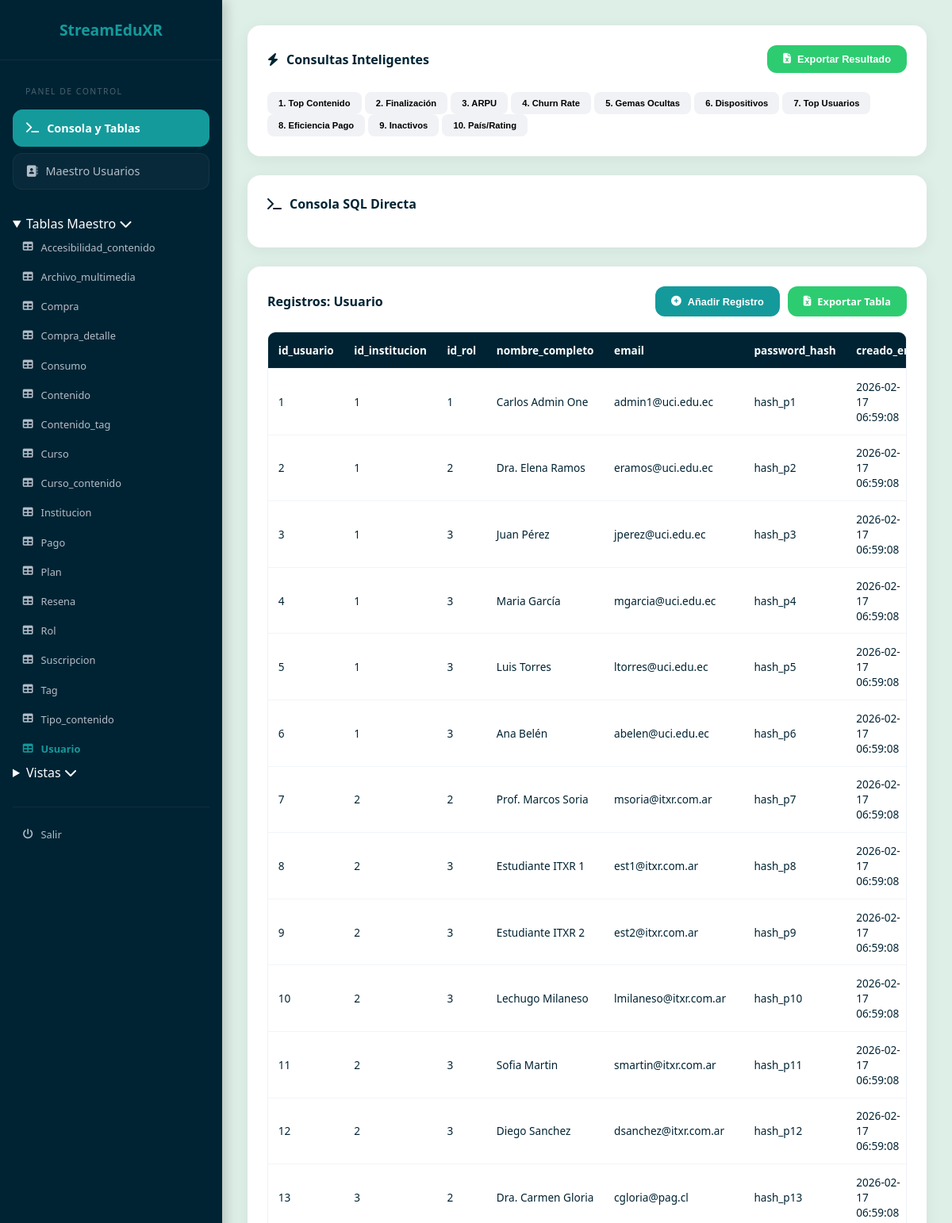
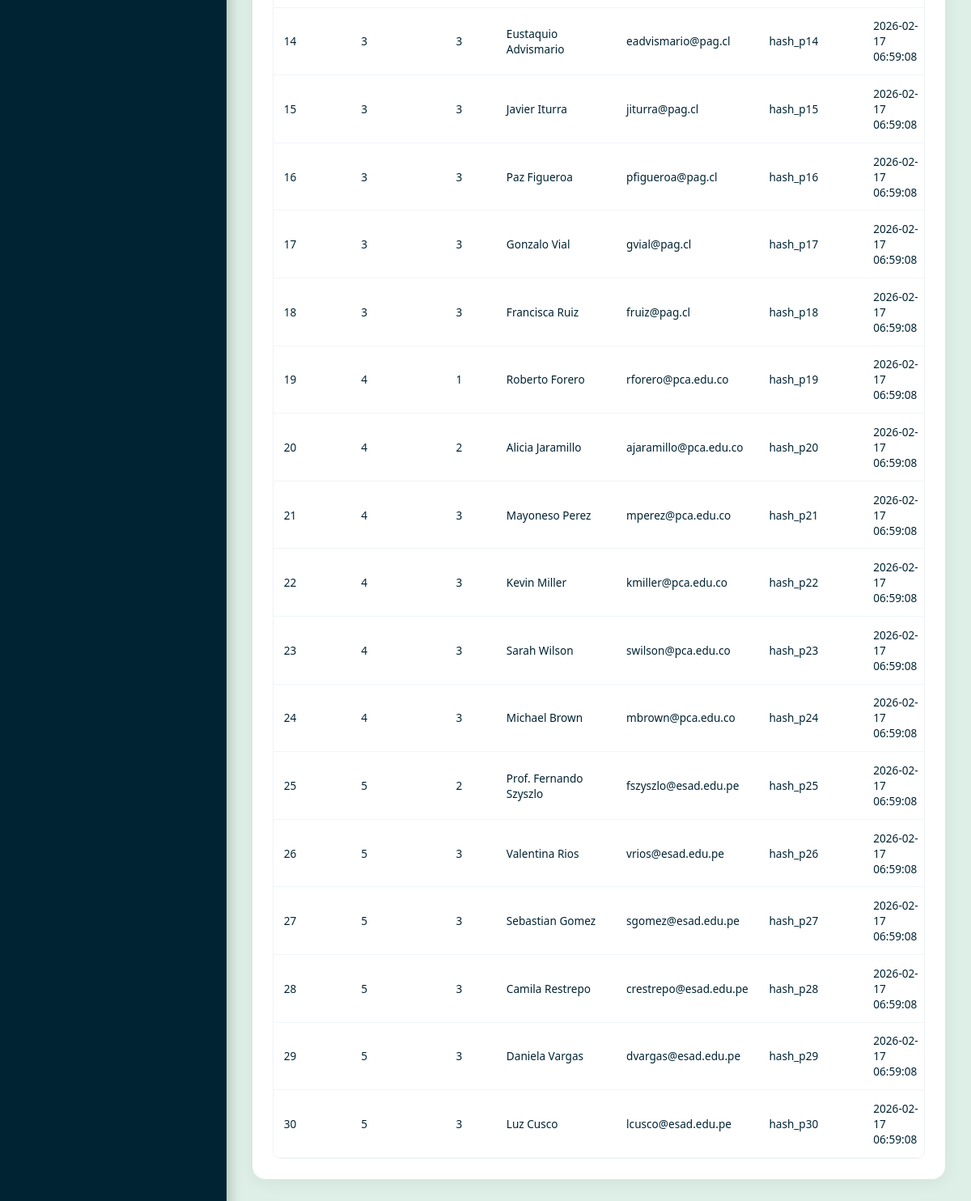
The app's page /admin/index.php with its own data (2 pictures, top to bottom).
### tables this page shows
CREATE TABLE IF NOT EXISTS usuario (
    id_usuario INT AUTO_INCREMENT PRIMARY KEY,
    id_institucion INT NOT NULL,
    id_rol INT NOT NULL,
    nombre_completo VARCHAR(150) NOT NULL,
    email VARCHAR(150) NOT NULL UNIQUE,
    password_hash VARCHAR(255) NOT NULL,
    creado_en DATETIME DEFAULT CURRENT_TIMESTAMP,
    actualizado_en DATETIME ON UPDATE CURRENT_TIMESTAMP,
    CONSTRAINT fk_user_inst FOREIGN KEY (id_institucion) REFERENCES institucion(id_institucion) ON DELETE RESTRICT ON UPDATE CASCADE,
    CONSTRAINT fk_user_rol FOREIGN KEY (id_rol) REFERENCES rol(id_rol) ON DELETE RESTRICT ON UPDATE CASCADE
);

### admin/index.php (the view, shortened to what this page needs)
<?php
include 'db_config.php';
$mode = isset($_GET['mode']) ? $_GET['mode'] : 'db';
$current_table = isset($_GET['table']) ? $_GET['table'] : 'usuario';
$explore_id = isset($_GET['explore_user']) ? $_GET['explore_user'] : null;
$search = isset($_GET['search_user']) ? $_GET['search_user'] : '';
$is_custom_query = false;
if (isset($_POST['query']) && !empty($_POST['query'])) {
    $sql = $_POST['query'];
    $is_custom_query = true;
} else {
    $sql = "SELECT * FROM $current_table LIMIT 100";
}
?>
<!DOCTYPE html>
<html lang="es">
<head>
    <link rel="stylesheet" href="https://cdnjs.cloudflare.com/ajax/libs/font-awesome/6.4.0/css/all.min.css">
    <link rel="stylesheet" href="styles.css">
</head>
<body>
    <aside class="sidebar">
        <div class="sidebar-header"><h2>StreamEduXR</h2></div>
        <nav class="sidebar-nav" id="sidebar-scroll">
            <div class="mode-selector">
                <span class="nav-label">Panel de Control</span>
                <a href="?mode=db" class="mode-btn <?php echo ($mode == 'db') ? 'active' : ''; ?>"><i class="fa-solid fa-terminal"></i> <span>Consola y Tablas</span></a>
                <a href="?mode=master" class="mode-btn <?php echo ($mode == 'master') ? 'active' : ''; ?>"><i class="fa-solid fa-address-book"></i> <span>Maestro Usuarios</span></a>
            </div>
            <?php if($mode == 'db'): ?>
                <details class="nav-group" open><summary>Tablas Maestro <i class="fa-solid fa-chevron-down"></i></summary>
                    <?php $all_tables = $pdo->query("SHOW TABLES")->fetchAll(PDO::FETCH_COLUMN);
                    foreach($all_tables as $t) if(strpos($t, 'vw_') === false): ?>
                        <a href="?mode=db&table=<?php echo $t; ?>#data-view" class="table-link <?php echo ($current_table == $t) ? 'active' : ''; ?>"><i class="fa-solid fa-table"></i> <?php echo ucfirst($t); ?></a>
                    <?php endif; ?>
                </details>
                <details class="nav-group"><summary>Vistas <i class="fa-solid fa-chevron-down"></i></summary>
                </details>
            <?php endif; ?>
            <div style="margin-top: 2rem; border-top: 1px solid rgba(255,255,255,0.05); padding-top: 1rem;"><a href="../index.html" class="table-link"><i class="fa-solid fa-power-off"></i> Salir</a></div>
        </nav>
    </aside>
    <main class="main-content" id="main-scroll">
        <?php if($mode == 'master'): ?>
            <div class="card">
                <div style="display:flex; justify-content:space-between; align-items:center; margin-bottom:1rem;">
                    <h3 class="card-title" style="margin:0;"><i class="fa-solid fa-user-gear"></i> Gestión Humana 360°</h3>
                    <div style="display:flex; gap:10px;">
                        <button class="btn-elite" onclick="openModal('userModal')"><i class="fa-solid fa-user-plus"></i> Nuevo</button>
                        <a href="export.php?target=usuario" class="btn-elite btn-success"><i class="fa-solid fa-file-excel"></i> Exportar Lista</a>
                    </div>
                </div>
                <div class="master-container">
                    <div class="master-list" id="user-list-scroll">
                        <form method="GET" style="padding:10px; background:#f8fafb; position:sticky; top:0; z-index:5;">
                            <input type="hidden" name="mode" value="master">
                            <input type="text" name="search_user" placeholder="🔍 Buscar nombre..." class="form-control" value="<?php echo htmlspecialchars($search); ?>">
                        </form>
                        <?php
                        $stmt_u = $pdo->prepare("SELECT id_usuario, nombre_completo, email FROM usuario WHERE nombre_completo LIKE ? ORDER BY nombre_completo ASC");
                        $stmt_u->execute(array("%$search%"));
                        while($u = $stmt_u->fetch()): ?>
                            <a href="?mode=master&explore_user=<?php echo $u['id_usuario']; ?>&search_user=<?php echo urlencode($search); ?>" class="user-card-link <?php echo ($explore_id == $u['id_usuario']) ? 'active' : ''; ?>">
                                <strong><?php echo htmlspecialchars($u['nombre_completo']); ?></strong><span>ID: <?php echo $u['id_usuario']; ?></span>
                                <input type="hidden" id="data_n_<?php echo $u['id_usuario']; ?>" value="<?php echo htmlspecialchars($u['nombre_completo']); ?>">
                                <input type="hidden" id="data_e_<?php echo $u['id_usuario']; ?>" value="<?php echo htmlspecialchars($u['email']); ?>">
                            </a>
                        <?php endwhile; ?>
                    </div>
                    <div class="master-detail" id="user-detail-scroll">
                        <?php if($explore_id):
                            $udata = $pdo->prepare("SELECT u.*, i.nombre as inst FROM usuario u LEFT JOIN institucion i ON u.id_institucion = i.id_institucion WHERE id_usuario = ?");
                            $udata->execute(array($explore_id)); $u = $udata->fetch(); ?>
                            <div style="display:flex; justify-content:space-between; border-bottom:2px solid var(--color-teal); padding-bottom:1rem; margin-bottom:2rem;">
                                <div><h2><?php echo htmlspecialchars($u['nombre_completo']); ?></h2><p><?php echo $u['email']; ?> | <?php echo $u['inst']; ?></p></div>
                                <div style="display:flex; gap:10px; height:fit-content;">
                                    <button onclick="prepareEdit('<?php echo $u['id_usuario']; ?>')" class="btn-elite btn-edit"><i class="fa-solid fa-pen"></i> Editar</button>
                                    <a href="actions.php?action=delete_user&id=<?php echo $u['id_usuario']; ?>" class="btn-elite btn-danger" onclick="return confirm('¿Borrar usuario?')"><i class="fa-solid fa-trash"></i></a>
                                </div>
                            </div>
                            <div style="display:grid; grid-template-columns: 1fr 1fr; gap:20px;">
                                <div class="info-panel">
                                    <h4 style="margin-bottom:10px;">Reseñas</h4>
                                    <?php $res = $pdo->prepare("SELECT r.*, c.titulo FROM resena r JOIN contenido c ON r.id_contenido = c.id_contenido WHERE r.id_usuario = ?");
                                    $res->execute(array($explore_id));
                                    while($r = $res->fetch()) echo "<div class='activity-item'><strong>".$r['titulo'].":</strong> ".$r['comentario']."</div>"; ?>
                                </div>
                                <div class="info-panel">
                                    <h4 style="margin-bottom:10px;">Compras</h4>
                                    <?php $com = $pdo->prepare("SELECT * FROM compra WHERE id_usuario = ?");
                                    $com->execute(array($explore_id));
                                    while($c = $com->fetch()) echo "<div class='activity-item'>Orden #".$c['id_compra']." | $".$c['monto_total']."</div>"; ?>
                                </div>
                            </div>
                        <?php else: ?><div style="text-align:center; color:grey; margin-top:5rem;"><i class="fa-solid fa-id-card" style="font-size:4rem; opacity:0.2;"></i><p>Selecciona un usuario.</p></div><?php endif; ?>
                    </div>
                </div>
            </div>
        <?php else: ?>
            <div class="card">
                <div style="display:flex; justify-content:space-between; align-items:center; margin-bottom:1.5rem;">
                    <h3 class="card-title" style="margin:0;"><i class="fa-solid fa-bolt"></i> Consultas Inteligentes</h3>
                    <form action="export.php" method="POST">
                        <button type="submit" class="btn-elite btn-success"><i class="fa-solid fa-file-excel"></i> Exportar Resultado</button>
                    </form>
                </div>
                <div class="quick-grid">
                    <button class="q-btn" onclick="setQuery('SELECT i.nombre, MONTHNAME(c.fecha_hora) as mes, cont.titulo, SUM(c.tiempo_reproducido_seg)/60 as minutos FROM consumo c JOIN contenido cont ON c.id_contenido = cont.id_contenido JOIN usuario u ON c.id_usuario = u.id_usuario JOIN institucion i ON u.id_institucion = i.id_institucion GROUP BY i.nombre, mes, cont.titulo ORDER BY minutos DESC LIMIT 10;')">1. Top Contenido</button>
                    <button class="q-btn" onclick="setQuery('SELECT tc.nombre, AVG(c.progreso_pct) as tasa FROM consumo c JOIN contenido cont ON c.id_contenido = cont.id_contenido JOIN tipo_contenido tc ON cont.id_tipo_contenido = tc.id_tipo_contenido GROUP BY tc.nombre;')">2. Finalización</button>
                    <button class="q-btn" onclick="setQuery('SELECT i.nombre, SUM(p.monto)/COUNT(DISTINCT u.id_usuario) as arpu FROM institucion i JOIN usuario u ON i.id_institucion = u.id_institucion LEFT JOIN compra co ON u.id_usuario = co.id_usuario LEFT JOIN pago p ON co.id_compra = p.id_compra GROUP BY i.nombre;')">3. ARPU</button>
                    <button class="q-btn" onclick="setQuery('SELECT (COUNT(*) * 100 / (SELECT COUNT(*) FROM usuario)) as churn FROM suscripcion WHERE fecha_fin < NOW();')">4. Churn Rate</button>
                    <button class="q-btn" onclick="setQuery('SELECT titulo, rating_promedio, rating_count FROM contenido WHERE rating_promedio > 4.5 AND rating_count < 10;')">5. Gemas Ocultas</button>
                    <button class="q-btn" onclick="setQuery('SELECT dispositivo, COUNT(*) as total FROM consumo GROUP BY dispositivo;')">6. Dispositivos</button>
                    <button class="q-btn" onclick="setQuery('SELECT nombre_completo, COUNT(c.id_consumo) as total FROM usuario u JOIN consumo c ON u.id_usuario = c.id_usuario GROUP BY u.id_usuario ORDER BY total DESC LIMIT 5;')">7. Top Usuarios</button>
                    <button class="q-btn" onclick="setQuery('SELECT metodo_pago, SUM(monto) as total FROM pago GROUP BY metodo_pago;')">8. Eficiencia Pago</button>
                    <button class="q-btn" onclick="setQuery('SELECT titulo FROM contenido c LEFT JOIN consumo cn ON c.id_contenido = cn.id_contenido WHERE cn.id_consumo IS NULL;')">9. Inactivos</button>
                    <button class="q-btn" onclick="setQuery('SELECT i.pais, AVG(c.rating_promedio) as satisfaccion FROM institucion i JOIN usuario u ON i.id_institucion = u.id_institucion JOIN resena r ON u.id_usuario = r.id_usuario JOIN contenido c ON r.id_contenido = c.id_contenido GROUP BY i.pais;')">10. País/Rating</button>
                </div>
            </div>
            <details class="card" <?php echo $is_custom_query ? 'open' : ''; ?>>
                <summary class="card-title"><i class="fa-solid fa-terminal"></i> Consola SQL Directa</summary>
            </details>
            <div class="card" id="data-view">
                <div style="display:flex; justify-content:space-between; align-items:center; margin-bottom:1.2rem;">
                    <h3 class="card-title" style="margin:0;">Registros: <?php echo ucfirst($current_table); ?></h3>
                    <div style="display:flex; gap:10px;">
                        <?php if(!$is_custom_query && strpos($current_table, 'vw_') === false): ?>
                            <button class="btn-elite" onclick="openModal('addRecordModal')"><i class="fa-solid fa-plus-circle"></i> Añadir Registro</button>
                        <?php endif; ?>
                        <?php if(!$is_custom_query): ?>
                            <a href="export.php?target=<?php echo $current_table; ?>" class="btn-elite btn-success">
                                <i class="fa-solid fa-file-excel"></i> Exportar Tabla
                            </a>
                        <?php endif; ?>
                    </div>
                </div>
                <div class="table-container">
                    <?php try { $stmt = $pdo->query($sql); if ($stmt && $stmt->columnCount() > 0): ?>
                        <table class="data-table">
                            <thead><tr><?php $cols = array();
                                for($i=0; $i<$stmt->columnCount(); $i++) { $m=$stmt->getColumnMeta($i); $cols[]=$m['name']; echo "<th>".$m['name']."</th>"; }
                                if(!$is_custom_query) echo "<th>Acción</th>"; ?></tr></thead>
                            <tbody><?php while($r = $stmt->fetch()): ?>
                                <tr><?php foreach($cols as $c) echo "<td>".htmlspecialchars($r[$c])."</td>";
                                    $pk = reset($r); ?>
                                    </tr>
                            <?php endwhile; ?></tbody>
                        </table>
                    <?php endif; } catch(Exception $e) { echo "<p style='color:red; padding:10px;'>Error SQL: ".$e->getMessage()."</p>"; } ?>
                </div>
            </div>
        <?php endif; ?>
    </main>
</body>
</html>

### records on screen
usuario: id_usuario "1", id_institucion "1", id_rol "1", nombre_completo "Carlos Admin One", email "admin1@uci.edu.ec", password_hash "hash_p1", creado_en "2026-02-17 06:59:08"
usuario: id_usuario "2", id_institucion "1", id_rol "2", nombre_completo "Dra. Elena Ramos", email "eramos@uci.edu.ec", password_hash "hash_p2", creado_en "2026-02-17 06:59:08"
usuario: id_usuario "3", id_institucion "1", id_rol "3", nombre_completo "Juan Pérez", email "jperez@uci.edu.ec", password_hash "hash_p3", creado_en "2026-02-17 06:59:08"
usuario: id_usuario "4", id_institucion "1", id_rol "3", nombre_completo "Maria García", email "mgarcia@uci.edu.ec", password_hash "hash_p4", creado_en "2026-02-17 06:59:08"
usuario: id_usuario "5", id_institucion "1", id_rol "3", nombre_completo "Luis Torres", email "ltorres@uci.edu.ec", password_hash "hash_p5", creado_en "2026-02-17 06:59:08"
usuario: id_usuario "6", id_institucion "1", id_rol "3", nombre_completo "Ana Belén", email "abelen@uci.edu.ec", password_hash "hash_p6", creado_en "2026-02-17 06:59:08"
usuario: id_usuario "7", id_institucion "2", id_rol "2", nombre_completo "Prof. Marcos Soria", email "msoria@itxr.com.ar", password_hash "hash_p7", creado_en "2026-02-17 06:59:08"
usuario: id_usuario "8", id_institucion "2", id_rol "3", nombre_completo "Estudiante ITXR 1", email "est1@itxr.com.ar", password_hash "hash_p8", creado_en "2026-02-17 06:59:08"
usuario: id_usuario "9", id_institucion "2", id_rol "3", nombre_completo "Estudiante ITXR 2", email "est2@itxr.com.ar", password_hash "hash_p9", creado_en "2026-02-17 06:59:08"
usuario: id_usuario "10", id_institucion "2", id_rol "3", nombre_completo "Lechugo Milaneso", email "lmilaneso@itxr.com.ar", password_hash "hash_p10", creado_en "2026-02-17 06:59:08"
usuario: id_usuario "11", id_institucion "2", id_rol "3", nombre_completo "Sofia Martin", email "smartin@itxr.com.ar", password_hash "hash_p11", creado_en "2026-02-17 06:59:08"
usuario: id_usuario "12", id_institucion "2", id_rol "3", nombre_completo "Diego Sanchez", email "dsanchez@itxr.com.ar", password_hash "hash_p12", creado_en "2026-02-17 06:59:08"
usuario: id_usuario "13", id_institucion "3", id_rol "2", nombre_completo "Dra. Carmen Gloria", email "cgloria@pag.cl", password_hash "hash_p13", creado_en "2026-02-17 06:59:08"
usuario: id_usuario "14", id_institucion "3", id_rol "3", nombre_completo "Eustaquio Advismario", email "eadvismario@pag.cl", password_hash "hash_p14", creado_en "2026-02-17 06:59:08"
usuario: id_usuario "15", id_institucion "3", id_rol "3", nombre_completo "Javier Iturra", email "jiturra@pag.cl", password_hash "hash_p15", creado_en "2026-02-17 06:59:08"
usuario: id_usuario "16", id_institucion "3", id_rol "3", nombre_completo "Paz Figueroa", email "pfigueroa@pag.cl", password_hash "hash_p16", creado_en "2026-02-17 06:59:08"
usuario: id_usuario "17", id_institucion "3", id_rol "3", nombre_completo "Gonzalo Vial", email "gvial@pag.cl", password_hash "hash_p17", creado_en "2026-02-17 06:59:08"
usuario: id_usuario "18", id_institucion "3", id_rol "3", nombre_completo "Francisca Ruiz", email "fruiz@pag.cl", password_hash "hash_p18", creado_en "2026-02-17 06:59:08"
usuario: id_usuario "19", id_institucion "4", id_rol "1", nombre_completo "Roberto Forero", email "rforero@pca.edu.co", password_hash "hash_p19", creado_en "2026-02-17 06:59:08"
usuario: id_usuario "20", id_institucion "4", id_rol "2", nombre_completo "Alicia Jaramillo", email "ajaramillo@pca.edu.co", password_hash "hash_p20", creado_en "2026-02-17 06:59:08"
usuario: id_usuario "21", id_institucion "4", id_rol "3", nombre_completo "Mayoneso Perez", email "mperez@pca.edu.co", password_hash "hash_p21", creado_en "2026-02-17 06:59:08"
usuario: id_usuario "22", id_institucion "4", id_rol "3", nombre_completo "Kevin Miller", email "kmiller@pca.edu.co", password_hash "hash_p22", creado_en "2026-02-17 06:59:08"
usuario: id_usuario "23", id_institucion "4", id_rol "3", nombre_completo "Sarah Wilson", email "swilson@pca.edu.co", password_hash "hash_p23", creado_en "2026-02-17 06:59:08"
usuario: id_usuario "24", id_institucion "4", id_rol "3", nombre_completo "Michael Brown", email "mbrown@pca.edu.co", password_hash "hash_p24", creado_en "2026-02-17 06:59:08"
usuario: id_usuario "25", id_institucion "5", id_rol "2", nombre_completo "Prof. Fernando Szyszlo", email "fszyszlo@esad.edu.pe", password_hash "hash_p25", creado_en "2026-02-17 06:59:08"
usuario: id_usuario "26", id_institucion "5", id_rol "3", nombre_completo "Valentina Rios", email "vrios@esad.edu.pe", password_hash "hash_p26", creado_en "2026-02-17 06:59:08"
usuario: id_usuario "27", id_institucion "5", id_rol "3", nombre_completo "Sebastian Gomez", email "sgomez@esad.edu.pe", password_hash "hash_p27", creado_en "2026-02-17 06:59:08"
usuario: id_usuario "28", id_institucion "5", id_rol "3", nombre_completo "Camila Restrepo", email "crestrepo@esad.edu.pe", password_hash "hash_p28", creado_en "2026-02-17 06:59:08"
usuario: id_usuario "29", id_institucion "5", id_rol "3", nombre_completo "Daniela Vargas", email "dvargas@esad.edu.pe", password_hash "hash_p29", creado_en "2026-02-17 06:59:08"
usuario: id_usuario "30", id_institucion "5", id_rol "3", nombre_completo "Luz Cusco", email "lcusco@esad.edu.pe", password_hash "hash_p30", creado_en "2026-02-17 06:59:08"

### other values on screen
$t "Accesibilidad_contenido"
$t "Archivo_multimedia"
$t "Compra"
$t "Compra_detalle"
$t "Consumo"
$t "Contenido"
$t "Contenido_tag"
$t "Curso"
$t "Curso_contenido"
$t "Institucion"
$t "Pago"
$t "Plan"
$t "Resena"
$t "Rol"
$t "Suscripcion"
